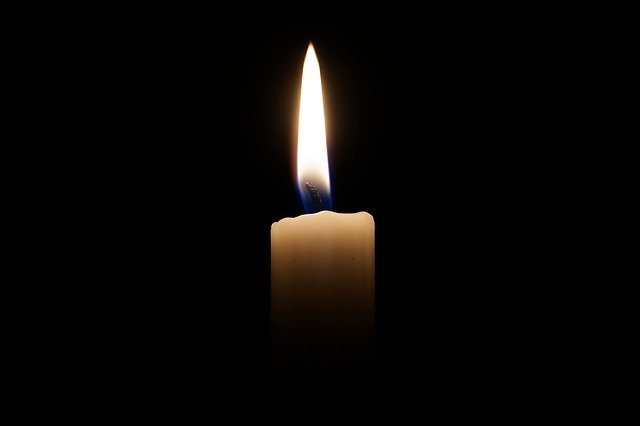
#> input picture Histogramas/vela.jpg, 640 x 426 px
$ python 'visão_computacional_histograma,_constraste_e_brilho.py'
#> lines starting #> are read from the running program, lines starting #| are printed output that depends on the picture
# -*- coding: utf-8 -*-
"""Visão Computacional -  Histograma, Constraste e Brilho.ipynb

Automatically generated by Colab.

Original file is located at
    https://colab.research.google.com/drive/1zNnZ4gzhUWlDgDLsLri3pPw1FFFjHzNM
"""

# IMPORTAÇÃO DE BIBLIOTECAS
import cv2
import numpy as np
import matplotlib.pyplot as plt
from google.colab import files

# UPLOAD DA IMAGEM
uploaded = files.upload()
#> the answer given: vela.jpg

# CARREGAR A IMAGEM
img = cv2.imread('vela.jpg')
#> img is the input picture: shape (426, 640, 3); mean B, G, R 5.2, 6.7, 8.5
img_rgb = cv2.cvtColor(img, cv2.COLOR_BGR2RGB)
img_gray = cv2.cvtColor(img, cv2.COLOR_BGR2GRAY)
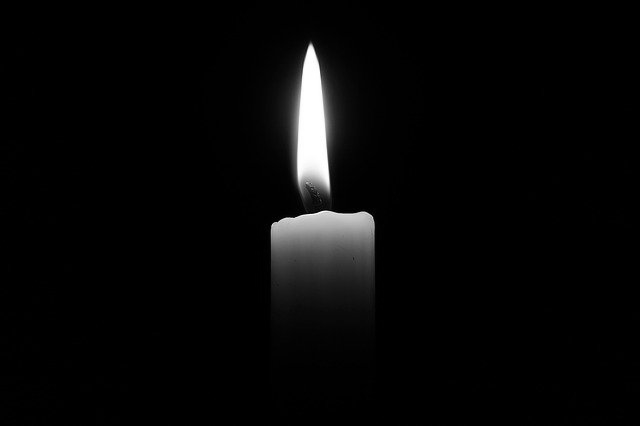
#> img_gray: shape (426, 640); min 0, max 255, mean 7.1

# EXIBIR IMAGEM ORIGINAL
plt.figure(figsize=(5,5))
plt.imshow(img_rgb)
plt.title('Imagem Original')
plt.axis('off')
plt.show()

# 1. REDIMENSIONAMENTO
# a) 50% do tamanho
img_half = cv2.resize(img_gray, (img_gray.shape[1]//2, img_gray.shape[0]//2))

# b) 200% do tamanho
img_double = cv2.resize(img_gray, (img_gray.shape[1]*2, img_gray.shape[0]*2))

# HISTOGRAMAS
def plot_histogram(imgs, titles):
    plt.figure(figsize=(15,5))
    for i, img in enumerate(imgs):
        plt.subplot(1, len(imgs), i+1)
        plt.hist(img.ravel(), 256, [0,256], color='black')
        plt.title(titles[i])
        plt.xlabel('Intensidade')
        plt.ylabel('Número de pixels')
#> this loop made 3 passes
    plt.tight_layout()
    plt.show()
#> figure, not shown here; panel 1: tallest bar 207277 high, from x = 0 to 1; panel 2: tallest bar 51522 high, from x = 0 to 1; panel 3: tallest bar 828819 high, from x = 0 to 1

plot_histogram([img_gray, img_half, img_double],
               ['Original', '50% Reduzida', '200% Aumentada'])

# Análise:
print("A transformação de escala geralmente não altera a distribuição de intensidades, mas pode suavizar ou acentuar ruídos.\n")

# 2. EQUALIZAÇÃO DO HISTOGRAMA
img_equalized = cv2.equalizeHist(img_gray)
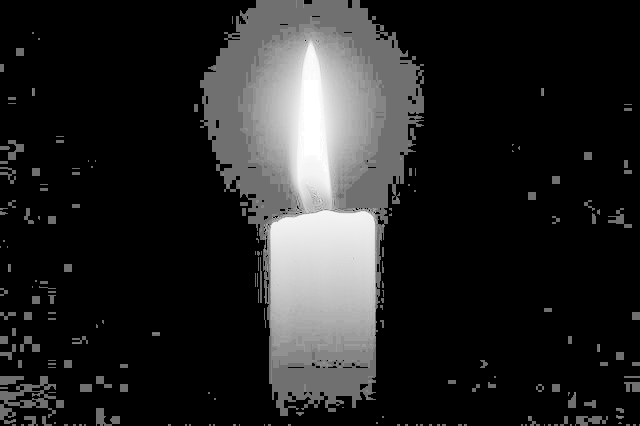
#> img_equalized: shape (426, 640); min 0, max 255, mean 36.9

# Comparar histograma antes e depois
plot_histogram([img_gray, img_equalized],
               ['Original', 'Equalizada'])
#> the loop in plot_histogram (call 2), `for i, img in enumerate(imgs):` made 2 passes
#> in plot_histogram (call 2), `plt.show()`:
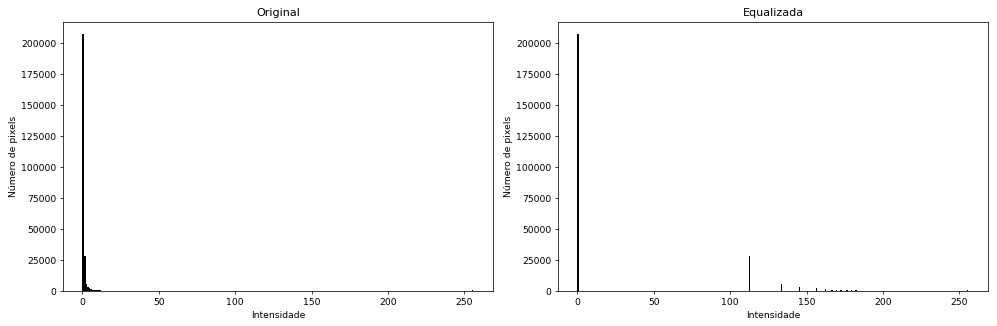
#> figure drawn by matplotlib, 2 panels; panel 1: tallest bar 207277 high, from x = 0 to 1; panel 2: tallest bar 207277 high, from x = 0 to 1

# Exibir imagem equalizada
plt.figure(figsize=(10,5))
plt.subplot(1,2,1)
plt.imshow(img_gray, cmap='gray')
plt.title('Original')
plt.axis('off')

plt.subplot(1,2,2)
plt.imshow(img_equalized, cmap='gray')
plt.title('Equalizada')
plt.axis('off')
plt.show()

print("A equalização do histograma redistribui as intensidades, melhorando o contraste.\n")

# 3. TRANSLADAÇÃO
rows, cols = img_gray.shape
#> rows = 426; cols = 640
M = np.float32([[1, 0, 150], [0, 1, 150]]) # Matriz de translação
img_translated = cv2.warpAffine(img_gray, M, (cols, rows), borderValue=0)
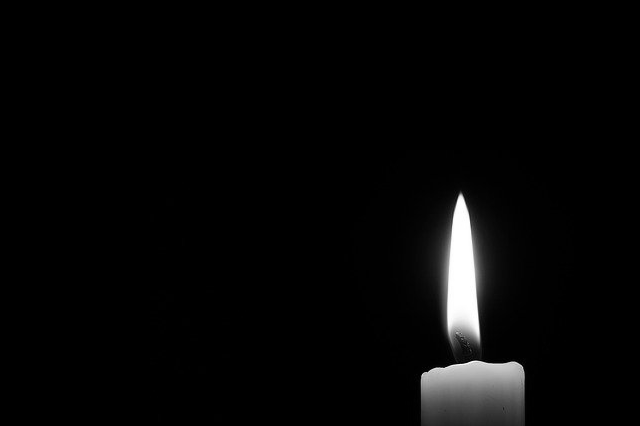
#> img_translated: shape (426, 640); min 0, max 255, mean 6.7

# Mostrar original e transladada
plt.figure(figsize=(10,5))
plt.subplot(1,2,1)
plt.imshow(img_gray, cmap='gray')
plt.title('Original')
plt.axis('off')

plt.subplot(1,2,2)
plt.imshow(img_translated, cmap='gray')
plt.title('Transladada')
plt.axis('off')
plt.show()

# Comparar histogramas
plot_histogram([img_gray, img_translated],
               ['Original', 'Transladada'])

print("A translação não altera o histograma geral, pois apenas desloca os pixels sem modificar as intensidades.\n")

# 4. ESTATÍSTICAS DO HISTOGRAMA
mean = np.mean(img_gray)
#> mean = 7.09
std_dev = np.std(img_gray)
#> std_dev = 33.04

print(f"Média das intensidades: {mean:.2f}")
#| Média das intensidades: 7.09
print(f"Desvio Padrão das intensidades: {std_dev:.2f}")
#| Desvio Padrão das intensidades: 33.04

if mean < 128:
    print("A imagem é predominantemente escura.")
else:
    print("A imagem é predominantemente clara.")

print("O desvio padrão indica o nível de contraste: quanto maior, mais contraste.\n")

# 5. HISTOGRAMAS R, G, B
R, G, B = img_rgb[:,:,0], img_rgb[:,:,1], img_rgb[:,:,2]
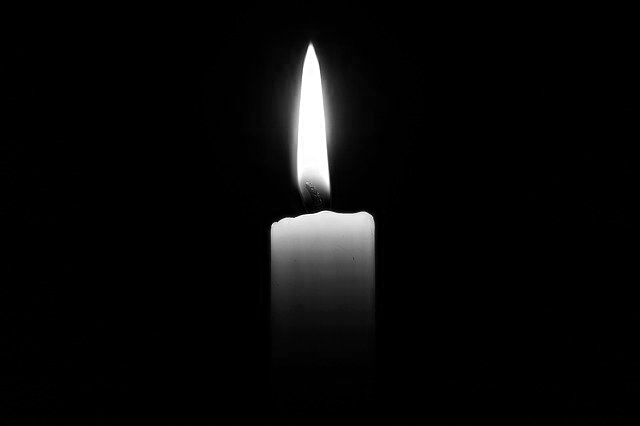
#> R: shape (426, 640); min 0, max 255, mean 8.5
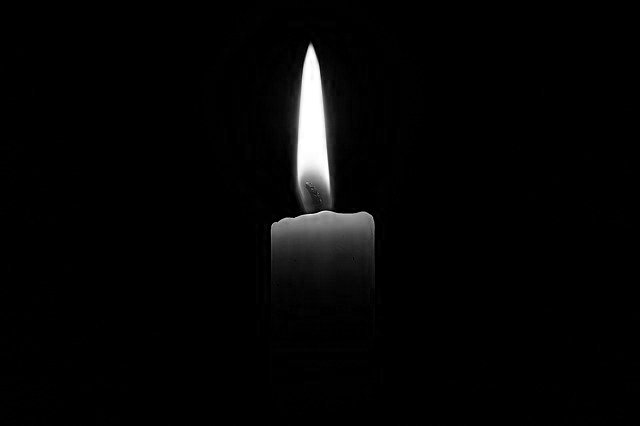
#> B: shape (426, 640); min 0, max 255, mean 5.2

plt.figure(figsize=(15,5))
colors = ['red', 'green', 'blue']
channels = [R, G, B]
titles = ['Canal R (Vermelho)', 'Canal G (Verde)', 'Canal B (Azul)']

for i, (channel, color) in enumerate(zip(channels, colors)):
    plt.subplot(1,3,i+1)
    plt.hist(channel.ravel(), 256, [0,256], color=color)
    plt.title(titles[i])
    plt.xlabel('Intensidade')
    plt.ylabel('Número de pixels')
#> this loop made 3 passes
#> color on passes 1 to 3: 'red', 'green', 'blue'

plt.tight_layout()
plt.show()
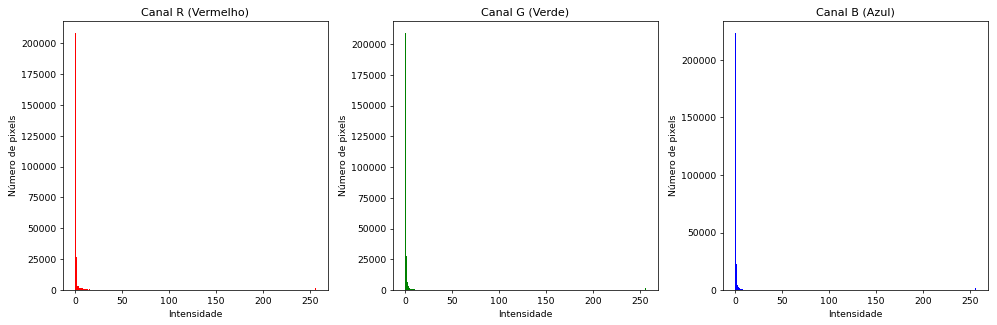
#> figure drawn by matplotlib, 3 panels; panel 1: tallest bar 207773 high, from x = 0 to 1; panel 2: tallest bar 208701 high, from x = 0 to 1; panel 3: tallest bar 222804 high, from x = 0 to 1

print("Foi possvel perceber que canal azul (B) apresenta maior concentração de pixels com intensidade baixa, confirmando a predominância do fundo escuro.\n")
